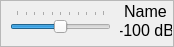
<?xml version="1.0" encoding="UTF-8"?>
<ui version="4.0">
 <class>sliderctrl</class>
 <widget class="QFrame" name="sliderctrl">
  <property name="geometry">
   <rect>
    <x>0</x>
    <y>0</y>
    <width>174</width>
    <height>47</height>
   </rect>
  </property>
  <property name="sizePolicy">
   <sizepolicy hsizetype="Preferred" vsizetype="Preferred">
    <horstretch>0</horstretch>
    <verstretch>0</verstretch>
   </sizepolicy>
  </property>
  <property name="windowTitle">
   <string>Frame</string>
  </property>
  <property name="frameShape">
   <enum>QFrame::StyledPanel</enum>
  </property>
  <property name="frameShadow">
   <enum>QFrame::Raised</enum>
  </property>
  <widget class="QSlider" name="horizontalSlider">
   <property name="geometry">
    <rect>
     <x>10</x>
     <y>10</y>
     <width>101</width>
     <height>26</height>
    </rect>
   </property>
   <property name="sliderPosition">
    <number>50</number>
   </property>
   <property name="orientation">
    <enum>Qt::Horizontal</enum>
   </property>
   <property name="tickPosition">
    <enum>QSlider::TicksAbove</enum>
   </property>
   <property name="tickInterval">
    <number>10</number>
   </property>
  </widget>
  <widget class="QLabel" name="labelVal">
   <property name="geometry">
    <rect>
     <x>120</x>
     <y>20</y>
     <width>52</width>
     <height>20</height>
    </rect>
   </property>
   <property name="sizePolicy">
    <sizepolicy hsizetype="Preferred" vsizetype="Preferred">
     <horstretch>0</horstretch>
     <verstretch>0</verstretch>
    </sizepolicy>
   </property>
   <property name="minimumSize">
    <size>
     <width>0</width>
     <height>20</height>
    </size>
   </property>
   <property name="font">
    <font>
     <pointsize>12</pointsize>
    </font>
   </property>
   <property name="text">
    <string>-100 dB</string>
   </property>
   <property name="alignment">
    <set>Qt::AlignCenter</set>
   </property>
  </widget>
  <widget class="QLabel" name="labelName">
   <property name="geometry">
    <rect>
     <x>120</x>
     <y>1</y>
     <width>51</width>
     <height>20</height>
    </rect>
   </property>
   <property name="sizePolicy">
    <sizepolicy hsizetype="Preferred" vsizetype="Preferred">
     <horstretch>0</horstretch>
     <verstretch>0</verstretch>
    </sizepolicy>
   </property>
   <property name="minimumSize">
    <size>
     <width>0</width>
     <height>20</height>
    </size>
   </property>
   <property name="font">
    <font>
     <pointsize>12</pointsize>
    </font>
   </property>
   <property name="text">
    <string>Name</string>
   </property>
   <property name="alignment">
    <set>Qt::AlignCenter</set>
   </property>
  </widget>
 </widget>
 <resources/>
 <connections>
  <connection>
   <sender>horizontalSlider</sender>
   <signal>valueChanged(int)</signal>
   <receiver>sliderctrl</receiver>
   <slot>valueChanged(int)</slot>
   <hints>
    <hint type="sourcelabel">
     <x>83</x>
     <y>18</y>
    </hint>
    <hint type="destinationlabel">
     <x>118</x>
     <y>38</y>
    </hint>
   </hints>
  </connection>
 </connections>
 <slots>
  <slot>valueChanged(int)</slot>
 </slots>
</ui>
